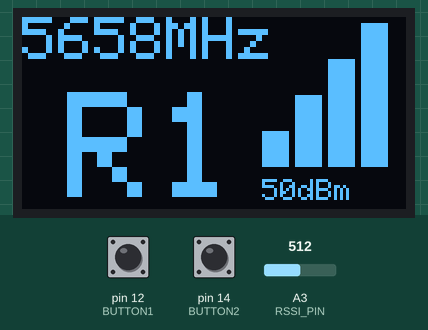
A sketch run on a simulated Arduino Uno, built with avr-gcc and run on an emulated ATmega328P. Shown: 128×64 one-colour display. Inputs (shaded band) come from the test bench; at power-on: pin 12 (BUTTON1) HIGH, A3 (RSSI_PIN) = 512, pin 14 (BUTTON2) HIGH.

Above: at 1.2 s.
1.3 s: pin 12 (BUTTON1) pulled LOW for 3.2 s
At 5.6 s:
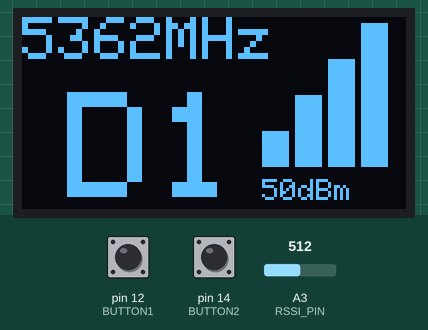
6.0 s: A3 (RSSI_PIN) set to 96
At 7.4 s:
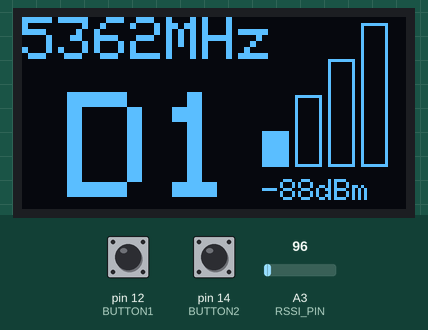
7.8 s: A3 (RSSI_PIN) set to 85
At 9.1 s:
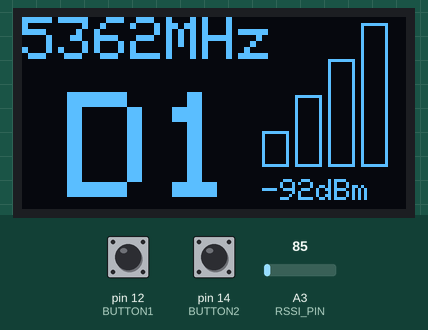
9.4 s: pin 12 (BUTTON1) pulled LOW for 0.15 s
At 10.7 s:
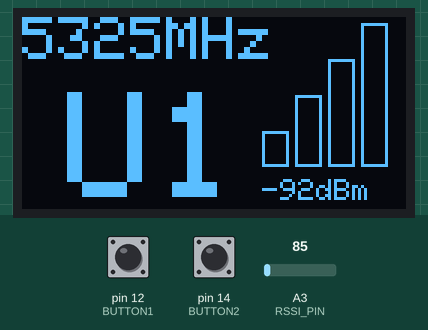
11.0 s: pin 12 (BUTTON1) pulled LOW for 1 s
At 12.4 s:
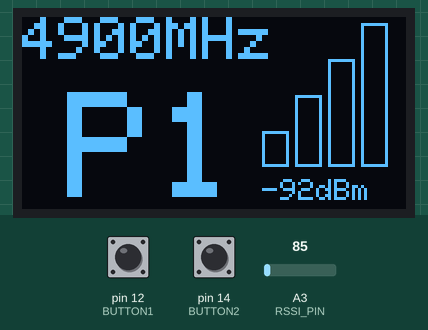
13.5 s: pin 12 (BUTTON1) pulled LOW for 0.15 s
At 15.1 s:
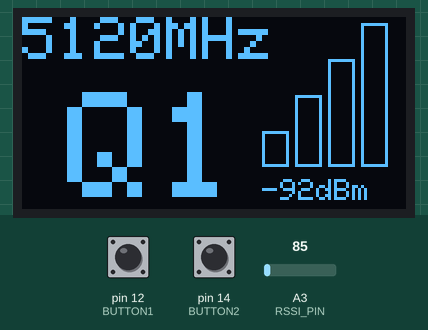
Timing chart, 0 to 16.1 s (numbered marks = the images above; inputs shaded):
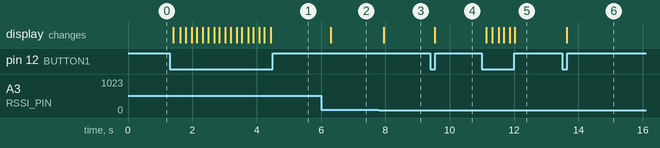

The sketch:

fpv_monitor.ino
```cpp
#include <SPI.h>
#include <Wire.h>
#include <Adafruit_GFX.h>
#include <Adafruit_SSD1306.h>
#include "rx5808.h"

#define SCREEN_WIDTH 128
#define SCREEN_HEIGHT 64
#define OLED_RESET -1
#define SCREEN_ADDRESS 0x3C
Adafruit_SSD1306 display(SCREEN_WIDTH, SCREEN_HEIGHT, &Wire, OLED_RESET);

#define RSSI_PIN A3
#define BUTTON1 12
#define BUTTON2 14
#define LED_PIN 0

#define TOTAL_BANDS 17
#define TOTAL_CHANNELS 8

// Channel configuration
struct ChannelInfo {
  uint16_t frequency;
  char band;
  uint8_t channel;
};

volatile uint8_t currentChannel = 1;
volatile uint8_t currentBand = 4;

// Display refresh control
unsigned long lastUpdate = 0;
const unsigned long updateInterval = 200; // 5Hz refresh rate


void handleButton1() {
  if (currentBand < TOTAL_BANDS - 1) {
    currentBand++;
  } else {
    currentBand = 0;
  }
}

void handleButton2() {
  if (currentChannel < TOTAL_CHANNELS) {
    currentChannel++;
  } else {
    currentChannel = 1;
  }
}

void drawSignalIndicator(int rssi) {
  const int startX = 80;
  const int startY = 10;
  const int columnWidth = 9;
  const int spacing = 2;

  int level;
  if (rssi >= -60) {
    level = 4;
  }
  else if (rssi >= -70) {
    level = 3;
  }
  else if (rssi >= -80) {
    level = 2;
  }
  else if (rssi >= -90) {
    level = 1;
  }
  else {
    level = 0;
  }


  for(int i = 0; i < 4; i++) {
    int height = (i + 1) * 12;
    int x = startX + (i * (columnWidth + spacing));

    display.drawRect(x, startY + (40 - height), columnWidth, height, SSD1306_WHITE);

    if(i < level) {
      display.fillRect(x, startY + (40 - height), columnWidth, height, SSD1306_WHITE);
    }
  }

  display.setTextSize(1);
  display.setCursor(startX, 54);
  display.print(rssi);
  display.print("dBm");
  display.setCursor(startX + 30, 54);
}

void updateDisplay(bool updateChannel) {
  display.clearDisplay();

  int rssi = map(analogRead(RSSI_PIN), 0, 360, -120, 0);

  uint16_t index = currentBand * TOTAL_CHANNELS + (currentChannel - 1);
  uint16_t freq = pgm_read_word(&channelTable[index]);
  char band = pgm_read_byte(&bands[currentBand]);

  if (updateChannel) {
    set_5ghz_channel_freq(freq);
  }

  display.setTextSize(2);
  display.setCursor(0, 0);
  display.print(freq);
  display.print("MHz");

  display.setTextSize(5);
  display.setCursor(15, 25);
  display.print(band);
  display.setTextSize(5);
  display.print(currentChannel);

  drawSignalIndicator(rssi);

  display.display();
}

void setup() {
  Serial.begin(9600);

  if(!display.begin(SSD1306_SWITCHCAPVCC, SCREEN_ADDRESS)) {
    Serial.println(F("SSD1306 allocation failed"));
    for(;;);
  }
  display.setTextColor(SSD1306_WHITE);
  display.setRotation(2);

  manual_spi_init();

  pinMode(12, INPUT);
  pinMode(14, INPUT);
  pinMode(0, OUTPUT);

  pinMode(BUTTON1, INPUT_PULLUP);
  pinMode(BUTTON2, INPUT_PULLUP);
  pinMode(LED_PIN, OUTPUT);

  pinMode(RSSI_PIN, INPUT);

  char initialBand = pgm_read_byte(&bands[currentBand]);
  updateDisplay(true);
}

void loop() {
  if(millis() - lastUpdate > updateInterval) {
    updateDisplay(false);
    lastUpdate = millis();
  }

  bool stateButton1 = digitalRead(BUTTON1);
  bool stateButton2 = digitalRead(BUTTON2);

  if (stateButton1 == LOW) {
    handleButton1();
    digitalWrite(LED_PIN, HIGH);
    updateDisplay(true);
    delay(30);
  }
  else if (stateButton2 == LOW) {
    handleButton2();
    digitalWrite(LED_PIN, HIGH);
    updateDisplay(true);
    delay(30);
  }
  else {
    digitalWrite(LED_PIN, LOW);
  }

  delay(100);

}
```

rx5808.h
```cpp
/*
   Driver for the RX5808 5.8 GHz receiver and other peripherals (Arduino port)
   Creator: @SamcraftSam

   All the RX5808 (vid) stuff below is not well dcumented
*/

/* channels */

//      1    2    3    4    5    6    7    8
// A 5865 5845 5825 5805 5785 5765 5745 5725
// B 5733 5752 5771 5790 5809 5828 5847 5866
// E 5705 5685 5665 5645 5885 5905 5925 5945
// F 5740 5760 5780 5800 5820 5840 5860 5880
// R 5658 5695 5732 5769 5806 5843 5880 5917
// D 5362 5399 5436 5473 5510 5547 5584 5621
// U 5325 5348 5366 5384 5402 5420 5438 5456
// O 5474 5492 5510 5528 5546 5564 5582 5600
// L 5333 5373 5413 5453 5493 5533 5573 5613
// H 5653 5693 5733 5773 5813 5853 5893 5933
// X 4990 5020 5050 5080 5110 5140 5170 5200
// Z 6002 6028 6054 6080 6106 6132 6158 6184
// P 4900 4921 4940 4958 5060 5070 5090 5100
// Q 5120 5130 5150 5160 5180 5190 5210 5220
// S 5230 5240 5250 5260 5270 5280 5290 5300
// T 5313 5633 5675 5715 5955 5965 5975 5990
// U 5960 5980 6000 6020 6030 6040 6050 6060
#include <avr/io.h>
#include <avr/pgmspace.h>
#include <util/delay.h>

#include <Arduino.h>
#include <SPI.h>

#define SPI_MOSI_PIN 11
#define SPI_SCK_PIN  13 //pb1 15 9
#define SPI_SS_PIN   10


#define SIG_TIMING 2

const char bands[] PROGMEM = {'A','B','E','F','R','D','U','O','L','H','X','Z','P','Q','S','T','W'};
#define BANDS_COUNT (sizeof(bands)/sizeof(bands[0]))
#define CHANNELS_PER_BAND 8

const uint16_t channelTable[] PROGMEM = {
    // A Band
    5865, 5845, 5825, 5805, 5785, 5765, 5745, 5725,
    // B Band
    5733, 5752, 5771, 5790, 5809, 5828, 5847, 5866,
    // E Band
    5705, 5685, 5665, 5645, 5885, 5905, 5925, 5945,
    // F Band
    5740, 5760, 5780, 5800, 5820, 5840, 5860, 5880,
    // R Band
    5658, 5695, 5732, 5769, 5806, 5843, 5880, 5917,
    // D Band
    5362, 5399, 5436, 5473, 5510, 5547, 5584, 5621,
    // U Band
    5325, 5348, 5366, 5384, 5402, 5420, 5438, 5456,
    // O Band
    5474, 5492, 5510, 5528, 5546, 5564, 5582, 5600,
    // L Band
    5333, 5373, 5413, 5453, 5493, 5533, 5573, 5613,
    // H Band
    5653, 5693, 5733, 5773, 5813, 5853, 5893, 5933,
    // X Band
    4990, 5020, 5050, 5080, 5110, 5140, 5170, 5200,
    // Z Band
    6002, 6028, 6054, 6080, 6106, 6132, 6158, 6184,
    // P Band
    4900, 4921, 4940, 4958, 5060, 5070, 5090, 5100,
    // Q Band
    5120, 5130, 5150, 5160, 5180, 5190, 5210, 5220,
    // S Band
    5230, 5240, 5250, 5260, 5270, 5280, 5290, 5300,
    // T Band
    5313, 5633, 5675, 5715, 5955, 5965, 5975, 5990,
    // W Band
    5960, 5980, 6000, 6020, 6030, 6040, 6050, 6060
};

void manual_spi_init() {
    pinMode(SPI_MOSI_PIN, OUTPUT);
    pinMode(SPI_SCK_PIN, OUTPUT);
    pinMode(SPI_SS_PIN, OUTPUT);
    digitalWrite(SPI_SS_PIN, HIGH);
}

void spi_send_bits(uint32_t data, uint8_t num_bits) {
    for (uint8_t i = 0; i < num_bits; i++) {

        digitalWrite(SPI_MOSI_PIN, (data >> i) & 0x01);

        digitalWrite(SPI_SCK_PIN, HIGH);
        _delay_us(1);
        digitalWrite(SPI_SCK_PIN, LOW);
    }
}

void set_5ghz_channel_freq(uint16_t freq) {
    uint32_t div = ((((freq - 479) / 2) / 32) << 7) | (((freq - 479) / 2) % 32);
    digitalWrite(SPI_SS_PIN, LOW);
    _delay_us(1);
    spi_send_bits(0x01, 4);
    _delay_us(1);
    spi_send_bits(0x01, 1);
    _delay_us(1);
    spi_send_bits(div, 20);
    _delay_us(1);
    digitalWrite(SPI_SS_PIN, HIGH);
}

#ifdef TEST
int main() {
    manual_spi_init();
    // TEST CODE HERE
}
#endif
```

Measured:
- the behaviour switches between 90 and 89 on A3 (RSSI_PIN) (found by bisection; images 2 and 3)
- after the input at 1.3 s, the display: changes after 0.11 s (image 1)
- after the input at 6.0 s, the display: changes after 0.31 s (image 2)
- after the input at 7.8 s, the display: changes after 0.16 s (image 3)
- after the input at 9.4 s, the display: changes after 0.13 s (image 4)
- after the input at 11.0 s, the display: first changes after 0.14 s (image 5 shows a later state)
- after the input at 13.5 s, the display: changes after 0.13 s (image 6)
